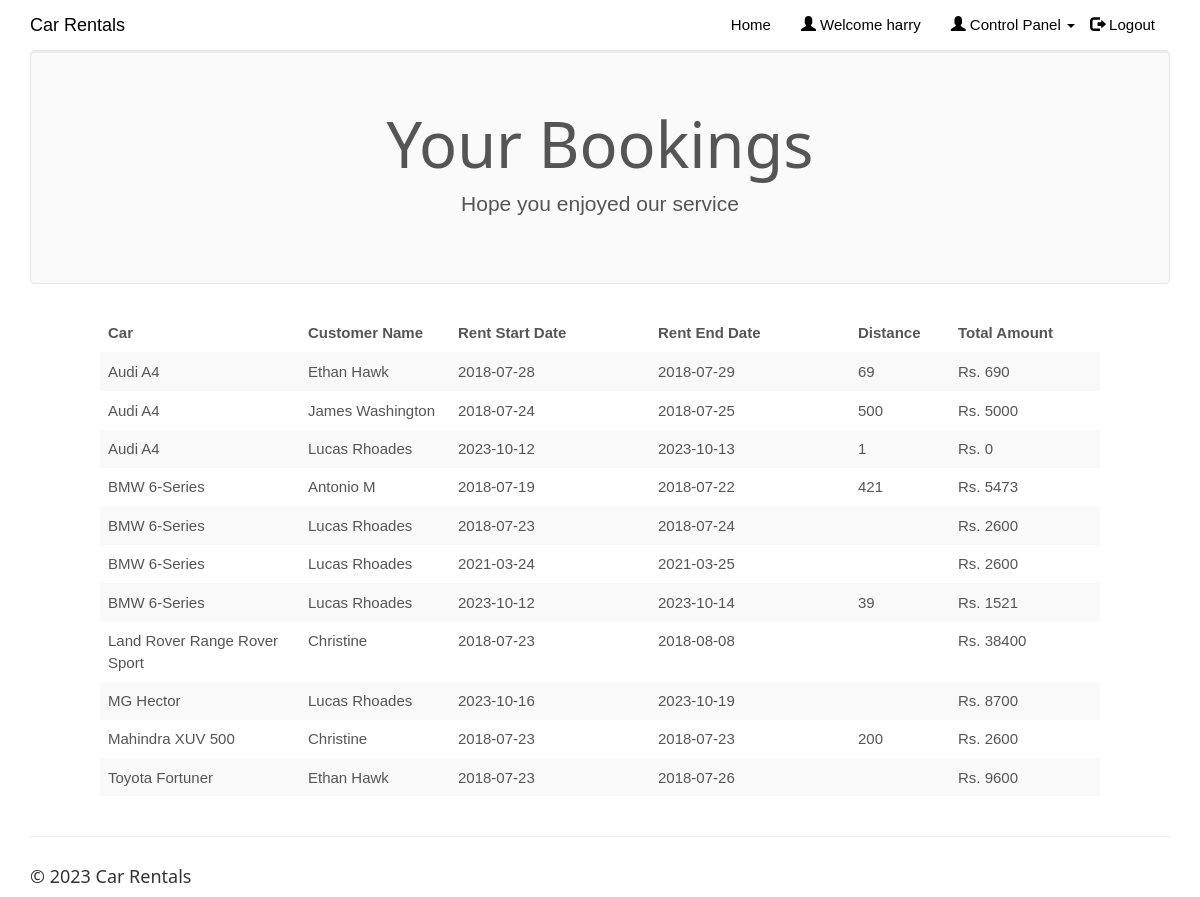
Page /clientview.php (signed in) on the committed database.
### tables this page shows
CREATE TABLE `rentedcars` (
  `id` int(100) NOT NULL,
  `customer_username` varchar(50) NOT NULL,
  `car_id` int(20) NOT NULL,
  `driver_id` int(20) NOT NULL,
  `booking_date` date NOT NULL,
  `rent_start_date` date NOT NULL,
  `rent_end_date` date NOT NULL,
  `car_return_date` date DEFAULT NULL,
  `fare` double NOT NULL,
  `charge_type` varchar(25) NOT NULL DEFAULT 'days',
  `distance` double DEFAULT NULL,
  `no_of_days` int(50) DEFAULT NULL,
  `total_amount` double DEFAULT NULL,
  `return_status` varchar(10) NOT NULL
);

CREATE TABLE `cars` (
  `car_id` int(20) NOT NULL,
  `car_name` varchar(50) NOT NULL,
  `car_nameplate` varchar(50) NOT NULL,
  `car_img` varchar(50) DEFAULT 'NA',
  `ac_price` float NOT NULL,
  `non_ac_price` float NOT NULL,
  `ac_price_per_day` float NOT NULL,
  `non_ac_price_per_day` float NOT NULL,
  `car_availability` varchar(10) NOT NULL
);

CREATE TABLE `customers` (
  `customer_username` varchar(50) NOT NULL,
  `customer_name` varchar(50) NOT NULL,
  `customer_phone` varchar(15) NOT NULL,
  `customer_email` varchar(25) NOT NULL,
  `customer_address` varchar(50) NOT NULL,
  `customer_password` varchar(20) NOT NULL
);

### clientview.php (the view, shortened to what this page needs)
<!DOCTYPE html>
<html>
<?php
$conn = Connect();
?>
<head>
<link rel="stylesheet" href="assets/bootstrap/css/bootstrap.min.css">
<link rel="stylesheet" href="assets/fonts/font-awesome.min.css">
<link rel="stylesheet" href="assets/w3css/w3.css">
<link rel="stylesheet" type="text/css" href="assets/css/customerlogin.css">
<link rel="stylesheet" type="text/css" media="screen" href="assets/css/clientpage.css" />
</head>
<body id="page-top" data-spy="scroll" data-target=".navbar-fixed-top">
    <nav class="navbar navbar-custom navbar-fixed-top" role="navigation" style="color: black">
        <div class="container">
            <div class="navbar-header">
                <a class="navbar-brand page-scroll" href="index.php">
                   Car Rentals </a>
            </div>
            <?php
                if(isset($_SESSION['login_client'])){
            ?>
            <div class="collapse navbar-collapse navbar-right navbar-main-collapse">
                <ul class="nav navbar-nav">
                    <li>
                        <a href="index.php">Home</a>
                    </li>
                    <li>
                        <a href="#"><span class="glyphicon glyphicon-user"></span> Welcome <?php echo $_SESSION['login_client']; ?></a>
                    </li>
                    <li>
                    <ul class="nav navbar-nav navbar-right">
            <li><a href="#" class="dropdown-toggle active" data-toggle="dropdown" role="button" aria-haspopup="true" aria-expanded="false"><span class="glyphicon glyphicon-user"></span> Control Panel <span class="caret"></span> </a>
            </li>
          </ul>
                    </li>
                    <li>
                        <a href="logout.php"><span class="glyphicon glyphicon-log-out"></span> Logout</a>
                    </li>
                </ul>
            </div>
            <?php
                }
                ?>
        </div>
    </nav>
<?php $login_client = $_SESSION['login_client'];
    $sql1 = "SELECT * FROM rentedcars rc, clientcars cc, customers c, cars WHERE cc.client_username = '$login_client' AND cc.car_id = rc.car_id AND rc.return_status = 'R' AND c.customer_username = rc.customer_username AND cc.car_id = cars.car_id";
    $result1 = $conn->query($sql1);
    if (mysqli_num_rows($result1) > 0) {
?>
<div class="container">
      <div class="jumbotron">
        <h1 class="text-center">Your Bookings</h1>
        <p class="text-center"> Hope you enjoyed our service </p>
      </div>
    </div>
    <div class="table-responsive" style="padding-left: 100px; padding-right: 100px;" >
<table class="table table-striped">
  <thead class="thead-dark">
<tr>
<th width="20%">Car</th>
<th width="15%">Customer Name</th>
<th width="20%">Rent Start Date</th>
<th width="20%">Rent End Date</th>
<th width="10%">Distance</th>
<th width="15%">Total Amount</th>
</tr>
</thead>
<?php
        while($row = mysqli_fetch_assoc($result1)) {
?>
<tr>
<td><?php echo $row["car_name"]; ?></td>
<td><?php echo $row["customer_name"]; ?></td>
<td><?php echo $row["rent_start_date"] ?></td>
<td><?php echo $row["rent_end_date"]; ?></td>
<td><?php echo $row["distance"]; ?></td>
<td>Rs. <?php echo $row["total_amount"]; ?></td>
</tr>
<?php        } ?>
                </table>
                </div>
            <?php
        } ?>
</body>
<footer class="site-footer">
        <div class="container">
            <hr>
            <div class="row">
                <div class="col-sm-6">
                    <h5>© <?php echo date("Y"); ?> Car Rentals</h5>
                </div>
            </div>
        </div>
    </footer>
</html>

### assets/w3css/w3.css (style rules this page uses)
*,*:before,*:after { box-sizing:inherit }
html { -ms-text-size-adjust:100%;-webkit-text-size-adjust:100% }
body { margin:0 }
article,aside,details,figcaption,figure,footer,header,main,menu,nav,section,summary { display:block }
a { background-color:transparent;-webkit-text-decoration-skip:objects }
hr { box-sizing:content-box;height:0;overflow:visible }
html,body { font-family:Verdana,sans-serif;font-size:15px;line-height:1.5 }
html { overflow-x:hidden }
h1 { font-size:36px }
h5 { font-size:18px }
h1,h2,h3,h4,h5,h6 { font-family:"Segoe UI",Arial,sans-serif;font-weight:400;margin:10px 0 }
hr { border:0;border-top:1px solid #eee;margin:20px 0 }
a { color:inherit }

### assets/css/customerlogin.css (style rules this page uses)
body, html { height: 100%; }
body { padding-top: 50px; background-size: 100%; }
footer { display: block; }

### rows in the picture
rentedcars: car.car_name "Audi A4", customer_username.customer_name "Ethan Hawk", rent_start_date "2018-07-28", rent_end_date "2018-07-29", distance "69", total_amount "690"
rentedcars: car.car_name "Audi A4", customer_username.customer_name "James Washington", rent_start_date "2018-07-24", rent_end_date "2018-07-25", distance "500", total_amount "5000"
rentedcars: car.car_name "Audi A4", customer_username.customer_name "Lucas Rhoades", rent_start_date "2023-10-12", rent_end_date "2023-10-13", distance "1", total_amount "0"
rentedcars: car.car_name "BMW 6-Series", customer_username.customer_name "Antonio M", rent_start_date "2018-07-19", rent_end_date "2018-07-22", distance "421", total_amount "5473"
rentedcars: car.car_name "BMW 6-Series", customer_username.customer_name "Lucas Rhoades", rent_start_date "2018-07-23", rent_end_date "2018-07-24", total_amount "2600"
rentedcars: car.car_name "BMW 6-Series", customer_username.customer_name "Lucas Rhoades", rent_start_date "2021-03-24", rent_end_date "2021-03-25", total_amount "2600"
rentedcars: car.car_name "BMW 6-Series", customer_username.customer_name "Lucas Rhoades", rent_start_date "2023-10-12", rent_end_date "2023-10-14", distance "39", total_amount "1521"
rentedcars: car.car_name "Land Rover Range Rover Sport", customer_username.customer_name "Christine", rent_start_date "2018-07-23", rent_end_date "2018-08-08", total_amount "38400"
rentedcars: car.car_name "MG Hector", customer_username.customer_name "Lucas Rhoades", rent_start_date "2023-10-16", rent_end_date "2023-10-19", total_amount "8700"
rentedcars: car.car_name "Mahindra XUV 500", customer_username.customer_name "Christine", rent_start_date "2018-07-23", rent_end_date "2018-07-23", distance "200", total_amount "2600"
rentedcars: car.car_name "Toyota Fortuner", customer_username.customer_name "Ethan Hawk", rent_start_date "2018-07-23", rent_end_date "2018-07-26", total_amount "9600"

### other values in the picture
$_SESSION['login_client'] "harry"
